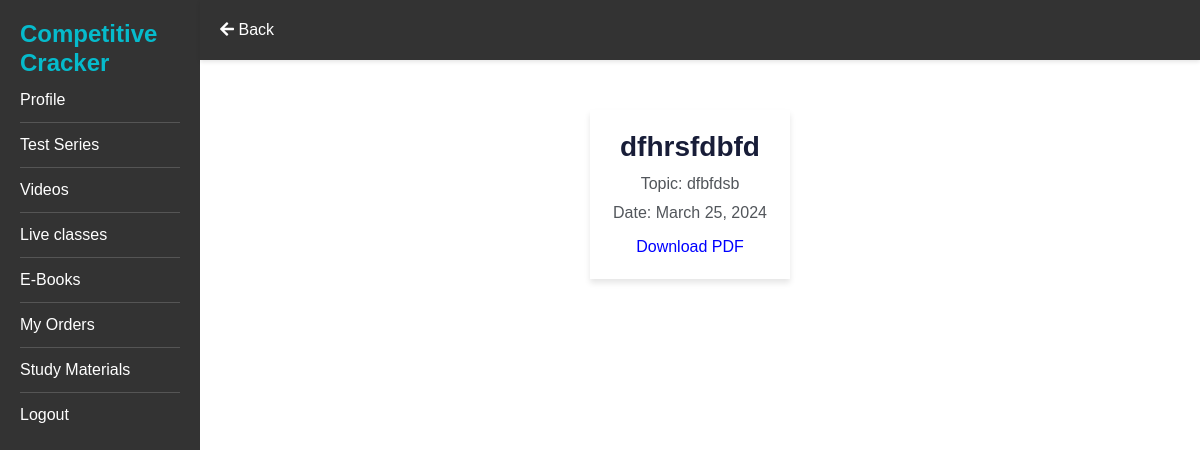
Page /study_materials on the earlier database version.
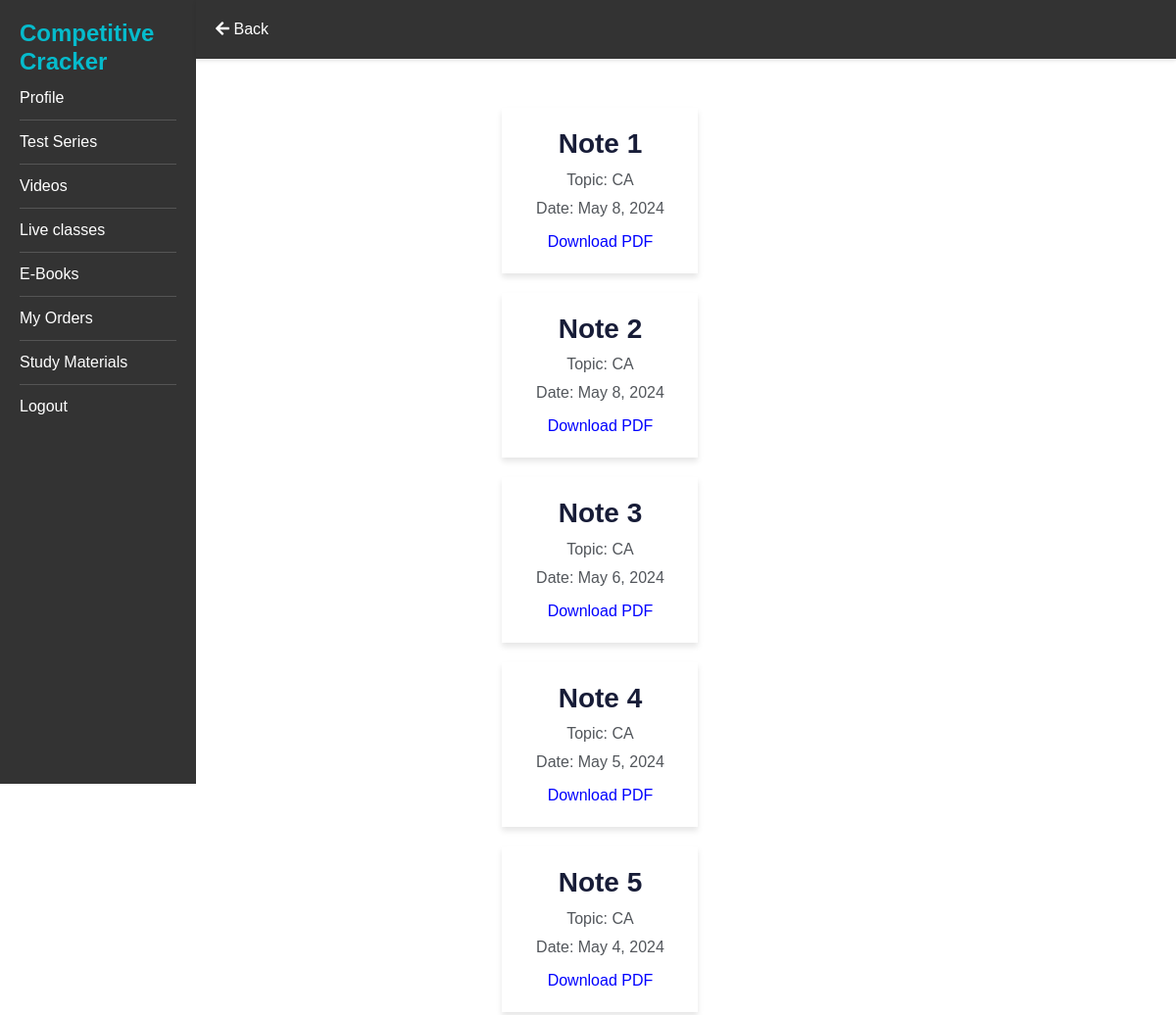
Same page on the later database version.
### MyApp/models.py (models this page shows, shortened)
class StudyMaterials(models.Model):
    title=models.CharField(max_length=30)
    topic= models.CharField(max_length=30)
    date=models.DateField()
    pdf_notes=models.FileField(upload_to='study_materials')

### MyApp/views.py (the view)
# urls.py: path('study_materials', views.study_materials, name='study_materials'),
def study_materials(request):
    materials = StudyMaterials.objects.all()
    return render(request, 'study_materials.html', {'materials': materials})

### templates/study_materials.html (shortened to what this page needs)
<!DOCTYPE html>
{% load static %}
<html lang="en">
<head>
    <link href="https://cdnjs.cloudflare.com/ajax/libs/font-awesome/5.10.0/css/all.min.css" rel="stylesheet">
    <link href="https://cdn.jsdelivr.net/npm/bootstrap-icons@1.4.1/font/bootstrap-icons.css" rel="stylesheet">
    <link href="{% static 'lib/animate/animate.min.css' %}" rel="stylesheet">
    <link href="{% static 'lib/owlcarousel/assets/owl.carousel.min.css' %}" rel="stylesheet">
    <link href="{% static 'css/bootstrap.min.css' %}" rel="stylesheet">
    <link href="{% static 'css/coursedetails.css' %}" rel="stylesheet">
    <link href="{% static 'css/materials.css' %}" rel="stylesheet">
</head>
<body>
    <nav class="nav-bar">
        <ul>
            <li><a href="{% url 'all_courses' %}"><i class="fa fa-arrow-left"></i> Back</a></li>
        </ul>
    </nav>
    <div class="container">
        <div class="sidebar">
            <a href="{% url 'Home' %}" class="logo-link">
                <h2 class="logo-text m-0 text-primary">Competitive Cracker</h2>
            </a>
            <ul>
                <li><a href="{% url 'MyProfile' %}">Profile</a></li>
                <li><a href="{% url 'test_series' %}">Test Series</a></li>
                <li><a href="{% url 'user_videos' %}">Videos</a></li>
                <li><a href="{% url 'live_classes' %}">Live classes</a></li>
                <li><a href="{% url 'e_books' %}">E-Books</a></li>
                <li><a href="{% url 'my_orders' %}">My Orders</a></li>
                <li><a href="{% url 'study_materials' %}">Study Materials</a></li>
                <li><a href="{% url 'logout_view' %}">Logout</a></li>
            </ul>
        </div>
    </div>
    <div class="materials-container">
        {% for material in materials %}
        <div class="material">
            <h3>{{ material.title }}</h3>
            <p>Topic: {{ material.topic }}</p>
            <p>Date: {{ material.date }}</p>
            <a href="{{ material.pdf_notes.url }}">Download PDF</a>
        </div>
        {% endfor %}
    </div>
</body>
</html>

Differences in the rows shown:
removed StudyMaterials: title "dfhrsfdbfd", topic "dfbfdsb", date "March 25, 2024"
added StudyMaterials: title "Note 1", topic "CA", date "May 8, 2024"
added StudyMaterials: title "Note 2", topic "CA", date "May 8, 2024"
added StudyMaterials: title "Note 3", topic "CA", date "May 6, 2024"
added StudyMaterials: title "Note 4", topic "CA", date "May 5, 2024"
added StudyMaterials: title "Note 5", topic "CA", date "May 4, 2024"
